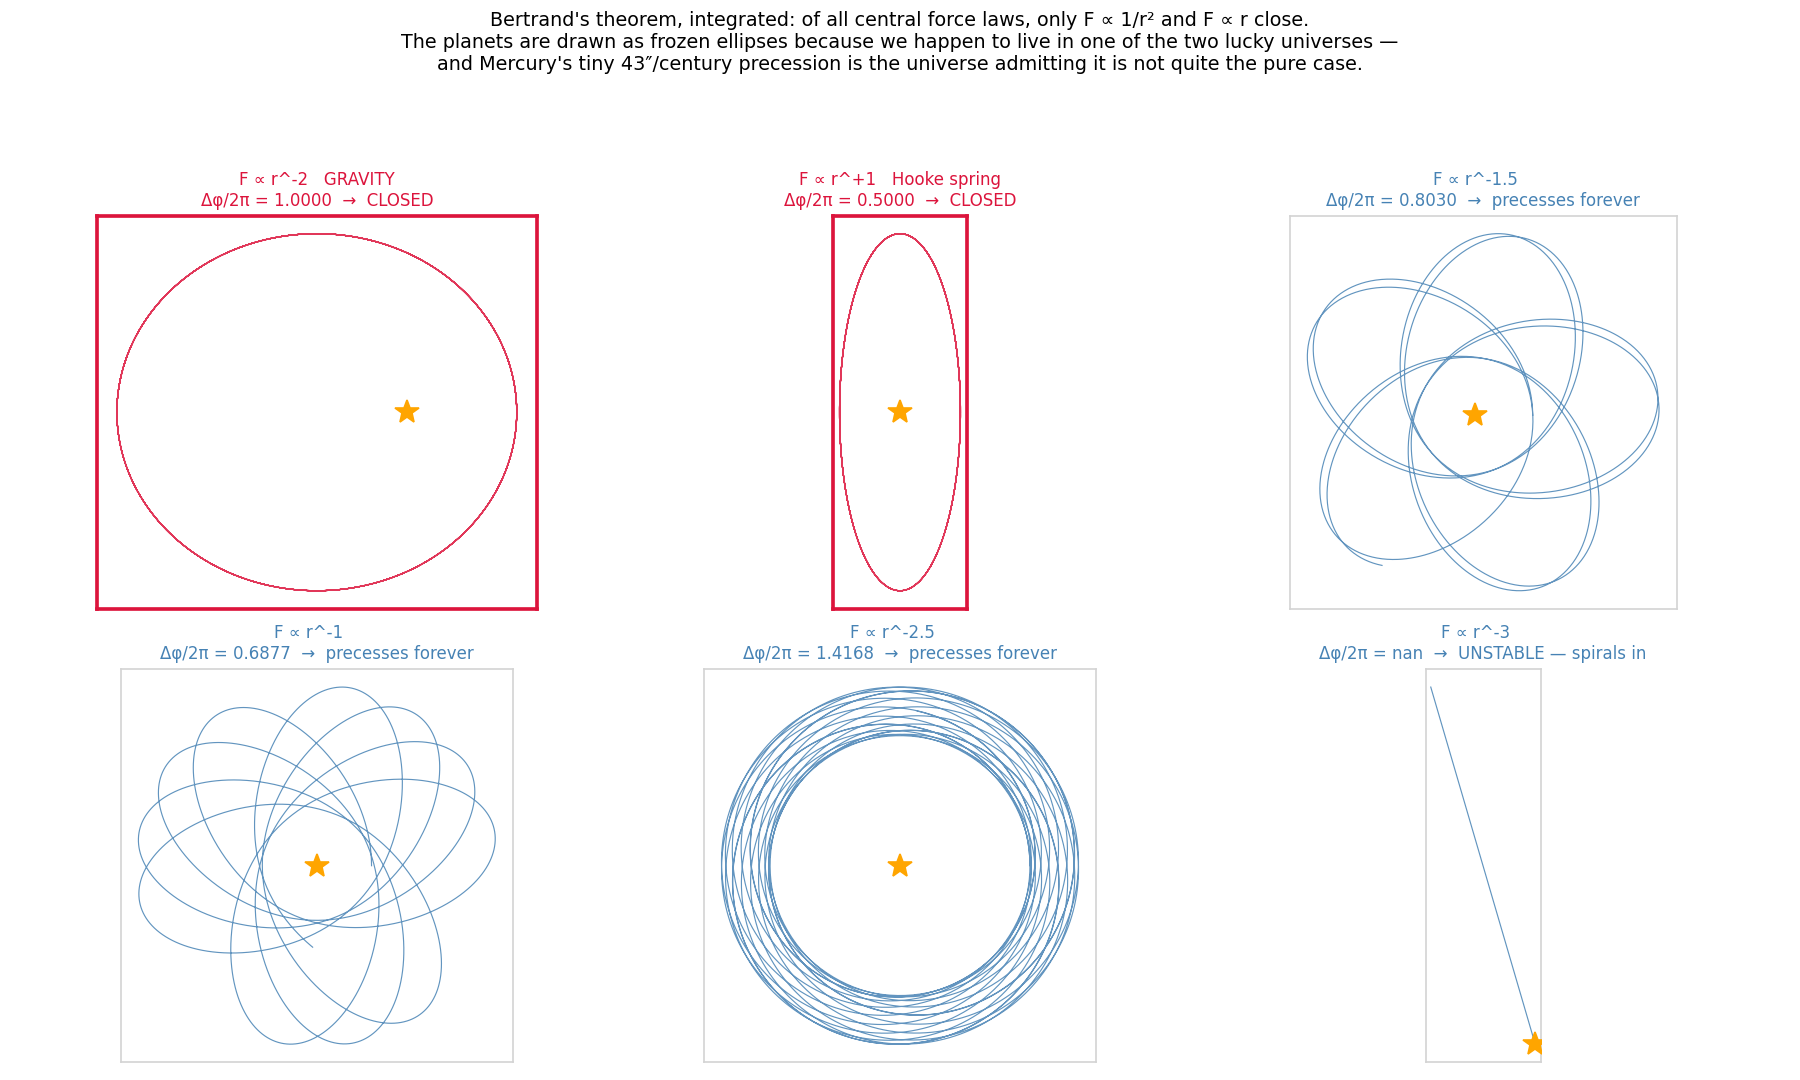

This figure's Python source:
"""Why orbits close: 1/r² is not one law among many, it is one of only two.

Bertrand's theorem (1873): among all central forces F ∝ r^n, ONLY two produce
orbits that close on themselves for every initial condition —

    n = −2   (gravity / Coulomb)      and     n = +1   (the harmonic spring)

Every other exponent gives a rosette that precesses forever and never repeats.
This is why the planets look like tidy stationary ellipses on human timescales,
which is why Kepler could find his laws at all. Had gravity gone as 1/r^2.1, the
solar system would look like a spirograph and there would have been no ellipse to
discover — and quite possibly no Newton.

The theorem also sets up everything in ch04–ch05. A precessing orbit is the
FINGERPRINT of a deviation from 1/r². So when Mercury's perihelion was found to
creep forward by 43″ per century, it was a direct measurement that the true force
is not exactly inverse-square. Einstein's correction adds precisely a small 1/r⁴
term (see ch05).

    phenomenon:   planetary ellipses appear frozen; some orbits do precess
    simulation:   integrate the same initial condition under F ∝ r^n for many n
    dissection:   measure the apsidal angle — the angle between successive perihelia
    formula:      for a near-circular orbit,  Δφ = 2π/√(3+n).  n = −2 gives 2π
                  (closed) and n = +1 gives π (closed). Everything else is irrational.
"""
from pathlib import Path

import matplotlib.pyplot as plt
import numpy as np
import torch

GM = 1.0


def integrate_all(n_exps, t_end=60.0, n_steps=120000, e0=0.45):
    """Velocity-Verlet under central forces a = −GM·r^n·r̂, all exponents at once.

    Batching the exponents into one tensor turns six slow Python loops into one.
    Verlet (symplectic) is essential here: a non-symplectic integrator leaks energy
    and fakes a precession, which is precisely the signal we are trying to measure.
    """
    n_exp = torch.tensor(n_exps, dtype=torch.float64).unsqueeze(1)     # (B, 1)
    B = len(n_exps)
    dt = t_end / n_steps
    pos = torch.zeros(B, 2, dtype=torch.float64)
    vel = torch.zeros(B, 2, dtype=torch.float64)
    pos[:, 0] = 1.0 - e0
    vel[:, 1] = np.sqrt(GM * (1 + e0) / (1 - e0))     # perihelion speed for that e

    def accel(p):
        r = torch.linalg.norm(p, dim=1, keepdim=True)
        return -GM * (p / r) * r ** n_exp

    traj = torch.empty(n_steps + 1, B, 2, dtype=torch.float64)
    traj[0] = pos
    a = accel(pos)
    for i in range(n_steps):
        vel = vel + 0.5 * dt * a
        pos = pos + dt * vel
        a = accel(pos)
        vel = vel + 0.5 * dt * a
        traj[i + 1] = pos
    return traj


def apsidal_angle(traj):
    """Angle swept between two successive perihelion passages."""
    r = torch.linalg.norm(traj, dim=1)
    th = torch.from_numpy(np.unwrap(torch.atan2(traj[:, 1], traj[:, 0]).numpy()))
    # local minima of r
    mins = torch.where((r[1:-1] < r[:-2]) & (r[1:-1] < r[2:]))[0] + 1
    if len(mins) < 2:
        return float("nan"), 0
    return float(np.mean(np.diff(th[mins].numpy()))), len(mins)


exponents = [-2.0, -1.5, -1.0, 1.0, -2.5, -3.0]
all_traj = integrate_all(exponents)
print("force law  F ∝ r^n      apsidal angle Δφ      Δφ/2π        verdict")
print("                        measured   theory*")
results = {}
for bi, n_exp in enumerate(exponents):
    tj = all_traj[:, bi, :]
    dphi, n_peri = apsidal_angle(tj)
    theory = 2 * np.pi / np.sqrt(3 + n_exp) if (3 + n_exp) > 0 else float("nan")
    frac = dphi / (2 * np.pi)
    if np.isnan(frac):
        # Fewer than two perihelia: for n <= -3 the effective potential has no
        # minimum, so there is no bound orbit at all — the body spirals in.
        status, closed = "UNSTABLE — spirals into the Sun", False
    elif abs(frac - round(frac)) < 1e-3 or abs(frac * 2 - round(frac * 2)) < 1e-3:
        status, closed = "CLOSED", True
    else:
        status, closed = "precesses forever", False
    results[n_exp] = (tj, dphi, frac, closed)
    name = {-2.0: " ← GRAVITY", 1.0: " ← spring (Hooke)"}.get(n_exp, "")
    print(f"   n = {n_exp:+.1f}          {dphi:7.4f}   {theory:7.4f}     "
          f"{frac:7.4f}   {status}{name}")

print()
print("* theory is the near-circular limit Δφ = 2π/√(3+n); we launched at e = 0.45,")
print("  which is why the precessing cases differ by a few per cent. The two CLOSED")
print("  cases match exactly — and that exactness is the content of the theorem.")
print()
print("Only n = −2 and n = +1 close. This is Bertrand's theorem (1873), and it is")
print("the reason 'the orbit of Mars is an ellipse' was a discoverable fact.")
print("For n ≤ −3 there are no bound orbits at all: Ehrenfest's 1917 argument that")
print("stable planetary systems (and stable atoms) exist only in 3 spatial dimensions.")
print()

# --- how much precession does a tiny deviation cause? ---
print("Now the question that matters for ch04–ch05:")
print("how far from −2 can the exponent be before Tycho would have noticed?\n")
RAD2ARCSEC = 180 / np.pi * 3600
ORBITS_PER_CENTURY = 415.2                 # Mercury: 100 yr / 87.969 d

# A force slightly STRONGER than 1/r² (exponent below −2) makes the perihelion
# advance in the direction of motion — which is the sign Mercury actually shows.
print("   n              precession per orbit     per century for Mercury")
print("                  (arcsec)                 (arcsec)  ← 415.2 orbits/century")
for dn in (0.0, 1e-7, 1e-6, 1e-5, 1e-4):
    n_exp = -2.0 - dn
    # near-circular apsidal angle: Δφ = 2π/sqrt(3+n); precession = Δφ − 2π
    prec_arc = (2 * np.pi / np.sqrt(3 + n_exp) - 2 * np.pi) * RAD2ARCSEC
    print(f"  −2 − {dn:.0e}     {prec_arc:12.5f}         {prec_arc*ORBITS_PER_CENTURY:14.2f}")

# Invert it: what exponent would reproduce the observed 43"/century?
prec_per_orbit = 43.0 / ORBITS_PER_CENTURY / RAD2ARCSEC        # radians
delta = prec_per_orbit / np.pi                                  # from Δφ ≈ 2π(1 + δ/2)
print()
print(f"Mercury's observed anomaly is 43″/century → {43/ORBITS_PER_CENTURY:.4f}″/orbit")
print(f"→ an effective exponent of  n = −2 − {delta:.2e}")
check = (2 * np.pi / np.sqrt(3 + (-2 - delta)) - 2 * np.pi) * RAD2ARCSEC * ORBITS_PER_CENTURY
print(f"   (check: that exponent gives back {check:.2f}″/century ✓)")
print("A deviation in the 7th decimal place of the exponent. Astronomy caught it.")
print("No laboratory experiment on Earth has ever come close to that sensitivity.")

# --- visualization ---
fig = plt.figure(figsize=(15, 9))
gs = fig.add_gridspec(2, 3)

order = [-2.0, 1.0, -1.5, -1.0, -2.5, -3.0]
for i, n_exp in enumerate(order):
    ax = fig.add_subplot(gs[i // 3, i % 3])
    tj, dphi, frac, closed = results[n_exp]
    pts = tj[::40]
    ax.plot(pts[:, 0], pts[:, 1], lw=0.7,
            color="crimson" if closed else "steelblue", alpha=0.85)
    ax.plot(0, 0, "*", color="orange", ms=15, zorder=6)
    ax.set_aspect("equal")
    tag = {-2.0: "GRAVITY", 1.0: "Hooke spring"}.get(n_exp, "")
    verdict = ("CLOSED" if closed else
               "UNSTABLE — spirals in" if np.isnan(frac) else "precesses forever")
    ax.set_title(f"F ∝ r^{n_exp:+g}   {tag}\n"
                 f"Δφ/2π = {frac:.4f}  →  {verdict}",
                 fontsize=10, color="crimson" if closed else "steelblue")
    ax.set_xticks([]); ax.set_yticks([])
    for s in ax.spines.values():
        s.set_edgecolor("crimson" if closed else "lightgray")
        s.set_linewidth(2.2 if closed else 1.0)

fig.suptitle("Bertrand's theorem, integrated: of all central force laws, only "
             "F ∝ 1/r² and F ∝ r close.\n"
             "The planets are drawn as frozen ellipses because we happen to live in "
             "one of the two lucky universes —\n"
             "and Mercury's tiny 43″/century precession is the universe admitting "
             "it is not quite the pure case.",
             fontsize=11.5, y=0.99)

plt.tight_layout(rect=[0, 0, 1, 0.93])
out = Path(__file__).with_suffix(".png")
plt.savefig(out, dpi=120)
print(f"Saved: {out}")
